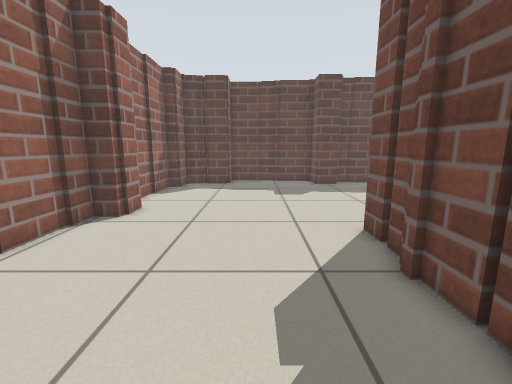
View 1 (above)

13 first-person views from a walk through a world built for the Player/Stage simulator. The camera is 0.71 m above the floor, tilts 10° down and sees 90° across. Floor lines are 1 m apart. The floor is counted in squares, 0.25 m on a side. Each view is taken from the middle of a square. On the plan, view 1 faces up. The plan holds only what a view shows up to about 19 squares ahead; the rest is blank. The robots in the file are not drawn.

View 2
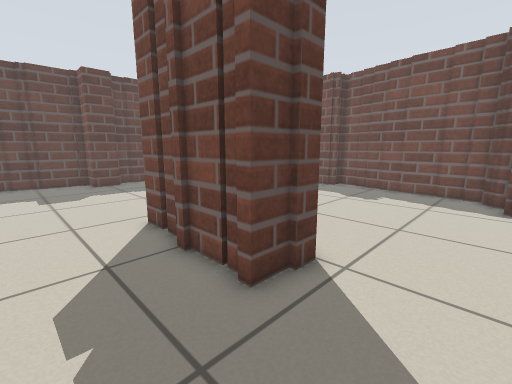

View 3
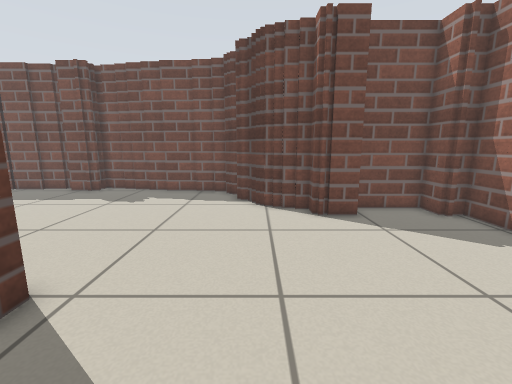

View 4
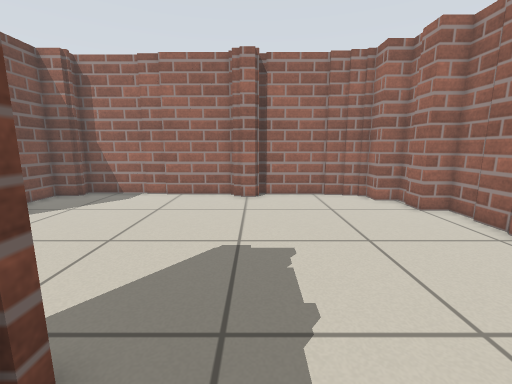

View 5
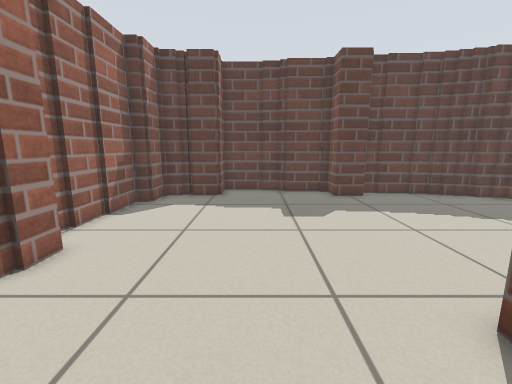

View 6
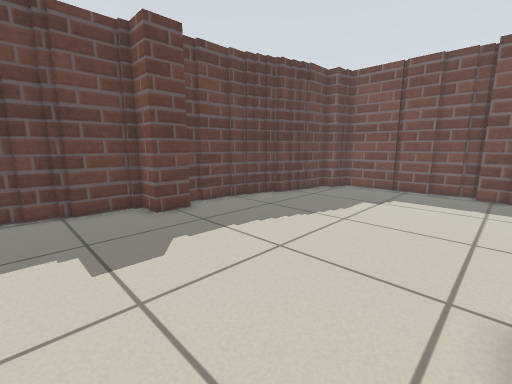

View 7
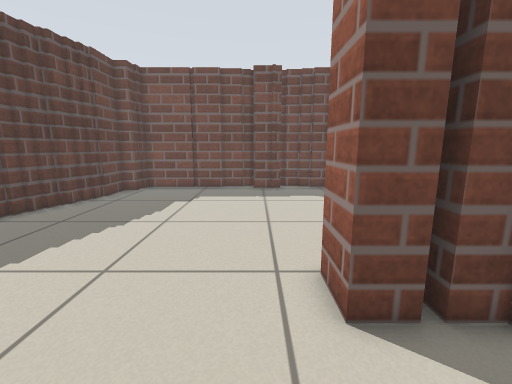

View 8
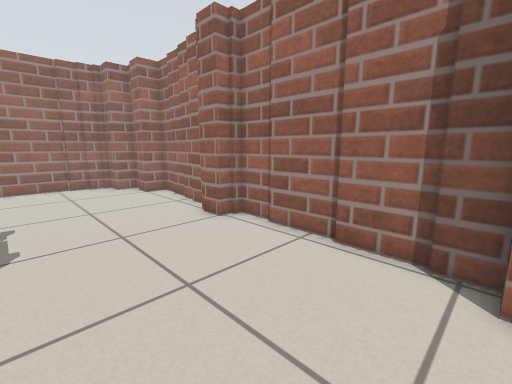

View 9
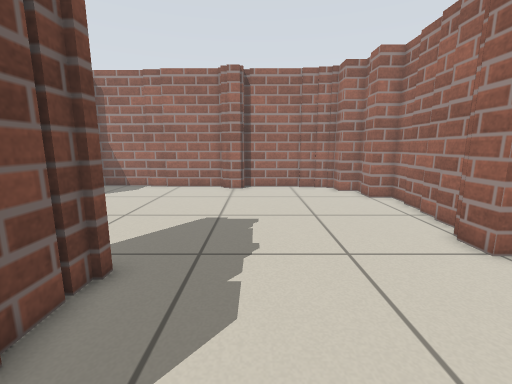

View 10
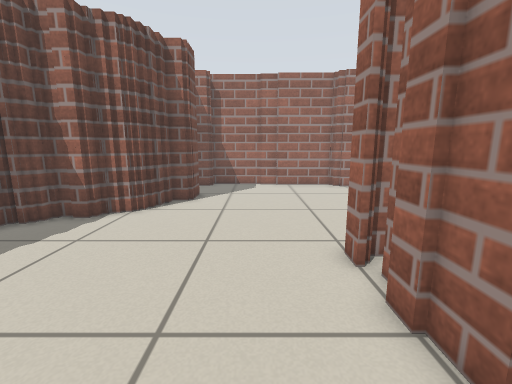

View 11
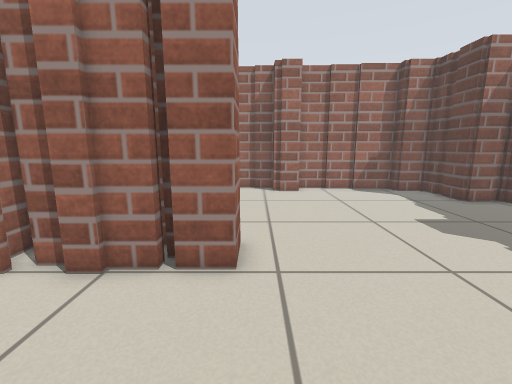

View 12
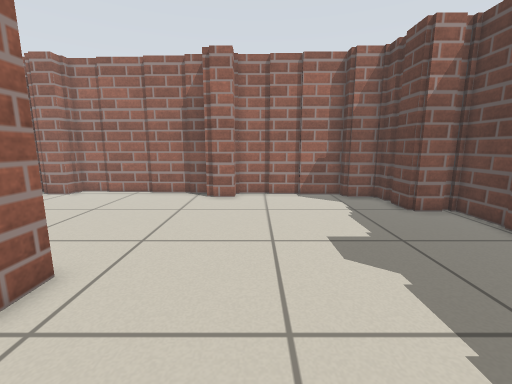

View 13
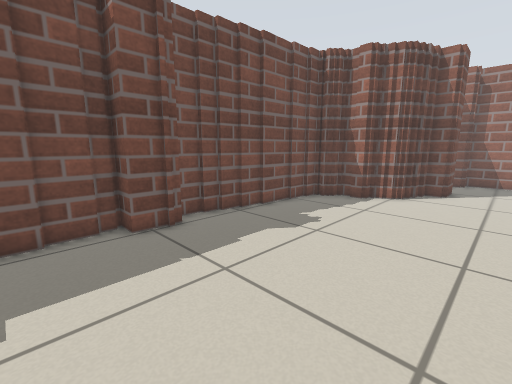

### Floor plan
Key: @ floor where view 1 was taken; # wall or solid block; . floor.
Columns run from 8 left of view 1 to 18 right of it. Each row starts with its distance up from view 1.
 22       #####
 21       #...#########
 20   #####......##...####
 19   #..................#####
 18   #......................##
 17   #.......................#
 16  ##.......................#
 15  #........................#
 14  #........................#
 13  #........................#
 12  ##.......................#
 11  ##.......................#
 10  ##.......................#
  9  #........................#
  8  #..........##............#
  7  #..........##............#
  6  #..........##............#
  5  #..........##............#
  4  #..........##............#
  3  #..........##............#
  2  #........................#
  1  #........................#
  0  #......@................##
 -1  #.....................###
 -2  #....................##
 -3 ##...................##
 -4 #....................#
 -5 #...................##
 -6 ##..................##
 -7  #...................#
 -8  #...................#
 -9  ##..................#
-10   #############....###
-11               #######

Where each view was taken, in squares from view 1:
view 1: 0 up, 0 right, facing up
view 2: 1 down, 0 right, facing up-right
view 3: 2 down, 1 right, facing right
view 4: 5 up, 1 right, facing down
view 5: 5 up, 0 right, facing up
view 6: 9 up, 0 right, facing up-right
view 7: 10 up, 0 right, facing right
view 8: 10 up, 0 right, facing down-left
view 9: 8 up, 0 right, facing down
view 10: 9 up, 8 right, facing down
view 11: 9 up, 11 right, facing left
view 12: 13 up, 9 right, facing left
view 13: 13 up, 9 right, facing down-right
